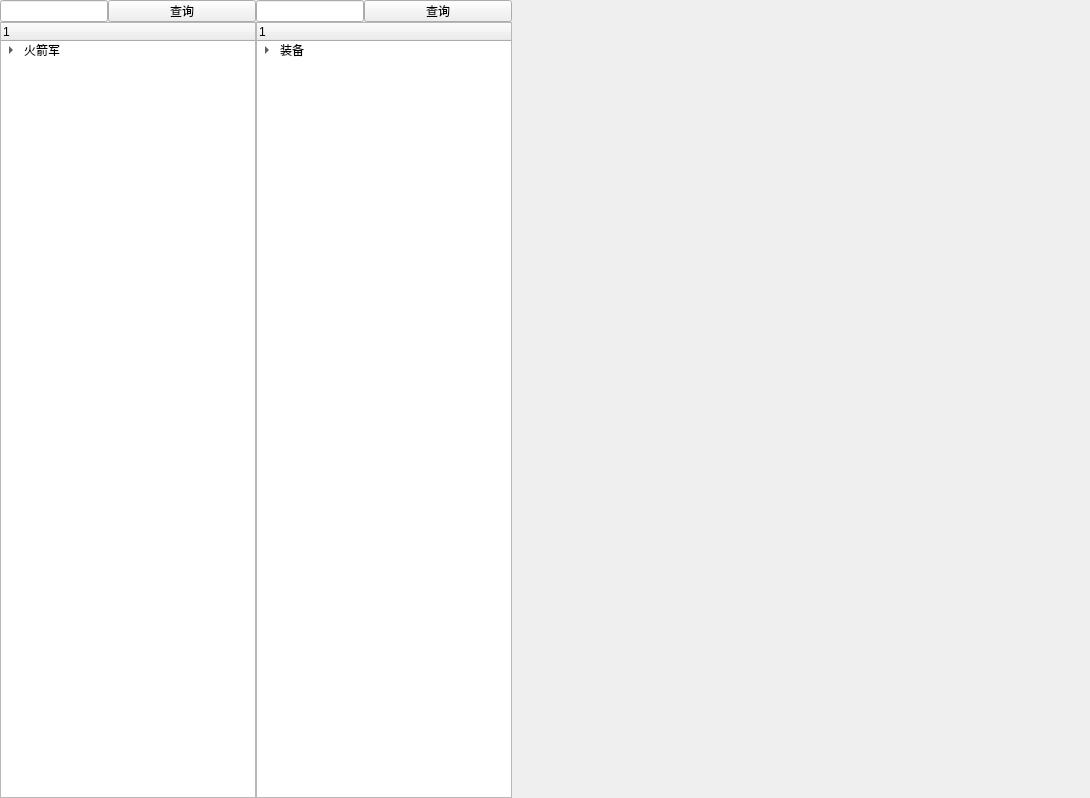
<?xml version="1.0" encoding="UTF-8"?>
<ui version="4.0">
 <class>Form</class>
 <widget class="QWidget" name="Form">
  <property name="geometry">
   <rect>
    <x>0</x>
    <y>0</y>
    <width>1090</width>
    <height>798</height>
   </rect>
  </property>
  <property name="windowTitle">
   <string>Form</string>
  </property>
  <layout class="QHBoxLayout" name="horizontalLayout_5" stretch="10,0">
   <property name="spacing">
    <number>0</number>
   </property>
   <property name="leftMargin">
    <number>0</number>
   </property>
   <property name="topMargin">
    <number>0</number>
   </property>
   <property name="rightMargin">
    <number>0</number>
   </property>
   <property name="bottomMargin">
    <number>0</number>
   </property>
   <item>
    <widget class="QWidget" name="wg_directory" native="true">
     <property name="sizePolicy">
      <sizepolicy hsizetype="Fixed" vsizetype="Preferred">
       <horstretch>0</horstretch>
       <verstretch>0</verstretch>
      </sizepolicy>
     </property>
     <layout class="QHBoxLayout" name="horizontalLayout_4">
      <property name="spacing">
       <number>0</number>
      </property>
      <property name="leftMargin">
       <number>0</number>
      </property>
      <property name="topMargin">
       <number>0</number>
      </property>
      <property name="rightMargin">
       <number>0</number>
      </property>
      <property name="bottomMargin">
       <number>0</number>
      </property>
      <item>
       <layout class="QHBoxLayout" name="horizontalLayout_3">
        <property name="spacing">
         <number>0</number>
        </property>
        <item>
         <layout class="QVBoxLayout" name="verticalLayout">
          <property name="spacing">
           <number>0</number>
          </property>
          <item>
           <layout class="QHBoxLayout" name="horizontalLayout" stretch="0,0">
            <property name="spacing">
             <number>0</number>
            </property>
            <item>
             <widget class="QLineEdit" name="le_first">
              <property name="sizePolicy">
               <sizepolicy hsizetype="Maximum" vsizetype="Fixed">
                <horstretch>70</horstretch>
                <verstretch>0</verstretch>
               </sizepolicy>
              </property>
             </widget>
            </item>
            <item>
             <widget class="QPushButton" name="pb_firstSelect">
              <property name="sizePolicy">
               <sizepolicy hsizetype="Ignored" vsizetype="Ignored">
                <horstretch>0</horstretch>
                <verstretch>0</verstretch>
               </sizepolicy>
              </property>
              <property name="text">
               <string>查询</string>
              </property>
             </widget>
            </item>
           </layout>
          </item>
          <item>
           <widget class="QTreeWidget" name="tw_first">
            <column>
             <property name="text">
              <string/>
             </property>
            </column>
            <item>
             <property name="text">
              <string>火箭军</string>
             </property>
             <item>
              <property name="text">
               <string>火箭军基地</string>
              </property>
              <item>
               <property name="text">
                <string>New Subitem</string>
               </property>
              </item>
              <item>
               <property name="text">
                <string>New Subitem</string>
               </property>
              </item>
             </item>
             <item>
              <property name="text">
               <string>火箭军院校</string>
              </property>
              <item>
               <property name="text">
                <string>New Subitem</string>
               </property>
              </item>
             </item>
             <item>
              <property name="text">
               <string>火箭军直属部队</string>
              </property>
              <item>
               <property name="text">
                <string>New Subitem</string>
               </property>
              </item>
             </item>
             <item>
              <property name="text">
               <string>火箭军机关</string>
              </property>
              <item>
               <property name="text">
                <string>New Subitem</string>
               </property>
              </item>
             </item>
             <item>
              <property name="text">
               <string>火箭军研究院、所</string>
              </property>
              <item>
               <property name="text">
                <string>New Subitem</string>
               </property>
              </item>
             </item>
             <item>
              <property name="text">
               <string>库存</string>
              </property>
             </item>
            </item>
           </widget>
          </item>
         </layout>
        </item>
        <item>
         <layout class="QVBoxLayout" name="verticalLayout_3">
          <property name="spacing">
           <number>0</number>
          </property>
          <item>
           <layout class="QHBoxLayout" name="horizontalLayout_2">
            <property name="spacing">
             <number>0</number>
            </property>
            <item>
             <widget class="QLineEdit" name="le_second">
              <property name="sizePolicy">
               <sizepolicy hsizetype="Maximum" vsizetype="Fixed">
                <horstretch>70</horstretch>
                <verstretch>0</verstretch>
               </sizepolicy>
              </property>
             </widget>
            </item>
            <item>
             <widget class="QPushButton" name="pb_secondSelect">
              <property name="sizePolicy">
               <sizepolicy hsizetype="Ignored" vsizetype="Ignored">
                <horstretch>0</horstretch>
                <verstretch>0</verstretch>
               </sizepolicy>
              </property>
              <property name="text">
               <string>查询</string>
              </property>
             </widget>
            </item>
           </layout>
          </item>
          <item>
           <widget class="QTreeWidget" name="tw_second">
            <column>
             <property name="text">
              <string notr="true"/>
             </property>
            </column>
            <item>
             <property name="text">
              <string>装备</string>
             </property>
             <item>
              <property name="text">
               <string>防化车辆</string>
              </property>
              <item>
               <property name="text">
                <string>防化团指挥车</string>
               </property>
              </item>
             </item>
            </item>
           </widget>
          </item>
         </layout>
        </item>
       </layout>
      </item>
     </layout>
    </widget>
   </item>
   <item>
    <widget class="QStackedWidget" name="sw_strenSelectMan">
     <property name="sizePolicy">
      <sizepolicy hsizetype="Preferred" vsizetype="Preferred">
       <horstretch>0</horstretch>
       <verstretch>0</verstretch>
      </sizepolicy>
     </property>
    </widget>
   </item>
  </layout>
 </widget>
 <resources/>
 <connections/>
</ui>
